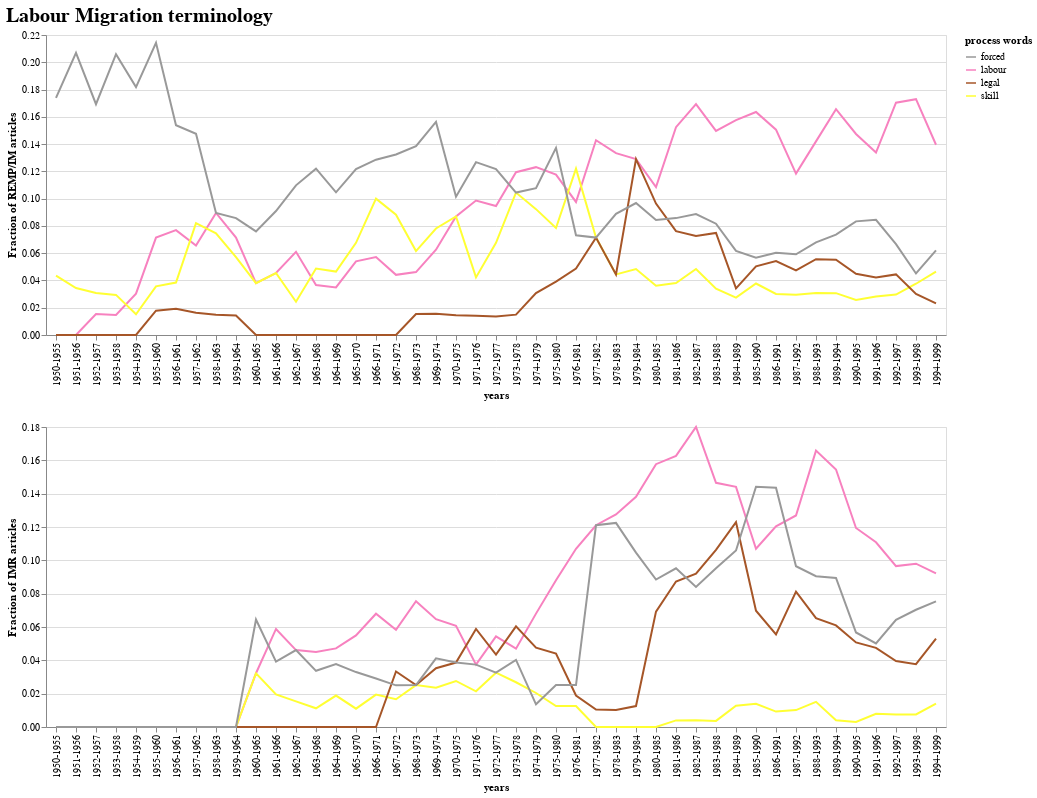

Notebook cell for this chart:
### Markdown cell above
As this is a discourse coalition about migration management, the next aspect to consider is the extent to which management words played a role in the discourse. Management has a changing vocabulary, but we tried to single out the most important terms. From figure 10 it appears that overall there was a growing interest in management related issues, but overall in IMR discussions about decision making were more important than the other two topics throughout the entire period. This confirms our idea that the ICEM liaison of IM had an influence on its discussions. The topics that the titles referred to shifted from a process to a decision making orientation, in both journals but more so in IM. Without further research, it is hard make any definitive interpretions of this shift, but it seems to be indicative for a shift from an approach of migration management as interacting with migration to a more control oriented approach.

### Code cell
selected_topics = ['labour', 'skill', 'legal', 'forced']
selected_topic_words = {topic: topic_words[topic] for topic in selected_topics }

c5 = ca.alt_topic_chart(selected_topics=selected_topic_words,
                   topic_df=df_remp_im, 
                   var_name='migration_type', source='REMP/IM', title='process words'
)

c6 = ca.alt_topic_chart(selected_topics=selected_topic_words,
                   topic_df=df_imr_research, 
                   var_name='migration_type', source='IMR', title='process words')

alt.vconcat(c5, c6).properties(
    title='Labour Migration terminology'
).configure_title(
    fontSize=20,
    font='Verdana',
    align='center',
    color='black',
)

### Figure 1 — Vega-Lite specification as saved in the notebook (floating-point values rounded to 4 significant figures; data arrays with more than 128 entries replaced by an {"elided": "..."} marker saying what was removed)
{"config": {"view": {"continuousWidth": 400, "continuousHeight": 300}, "title": {"align": "center", "color": "black", "font": "Verdana", "fontSize": 20}}, "vconcat": [{"data": {"name": "data-a3bbe713c3a64823a4ea5097be6da535"}, "mark": "line", "encoding": {"color": {"field": "migration_type", "scale": {"reverse": true, "scheme": "set1"}, "title": "process words", "type": "ordinal"}, "x": {"axis": {"tickCount": 10}, "field": "years", "type": "nominal"}, "y": {"field": "Fraction of REMP/IM articles", "type": "quantitative"}}}, {"data": {"name": "data-85af0433655d913d335bbbe363e6954c"}, "mark": "line", "encoding": {"color": {"field": "migration_type", "scale": {"reverse": true, "scheme": "set1"}, "title": "process words", "type": "ordinal"}, "x": {"axis": {"tickCount": 10}, "field": "years", "type": "nominal"}, "y": {"field": "Fraction of IMR articles", "type": "quantitative"}}}], "title": "Labour Migration terminology", "$schema": "https://vega.github.io/schema/vega-lite/v4.17.0.json", "datasets": {"data-a3bbe713c3a64823a4ea5097be6da535": {"elided": "180 records"}, "data-85af0433655d913d335bbbe363e6954c": {"elided": "180 records"}}}
